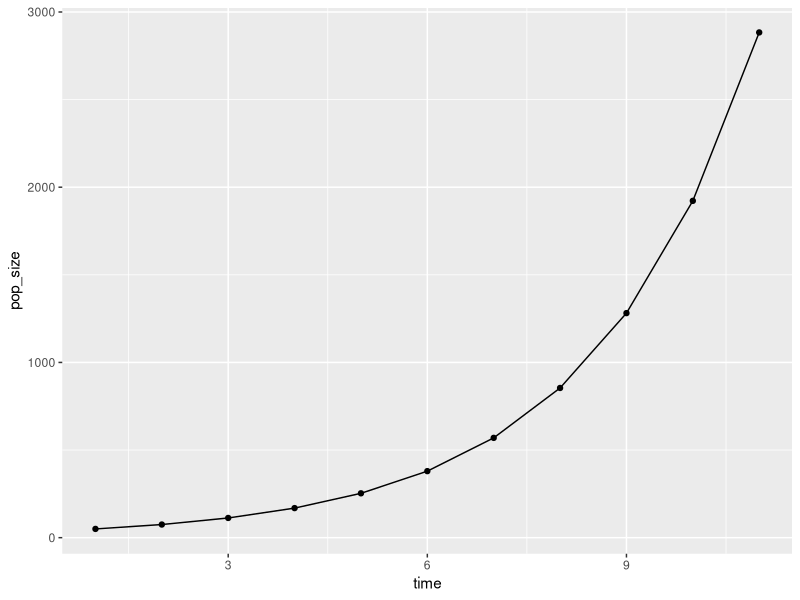
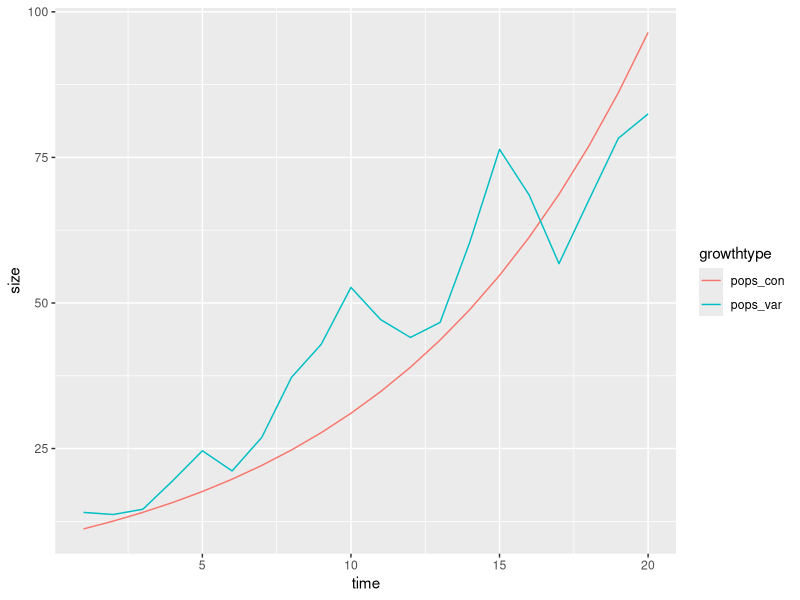
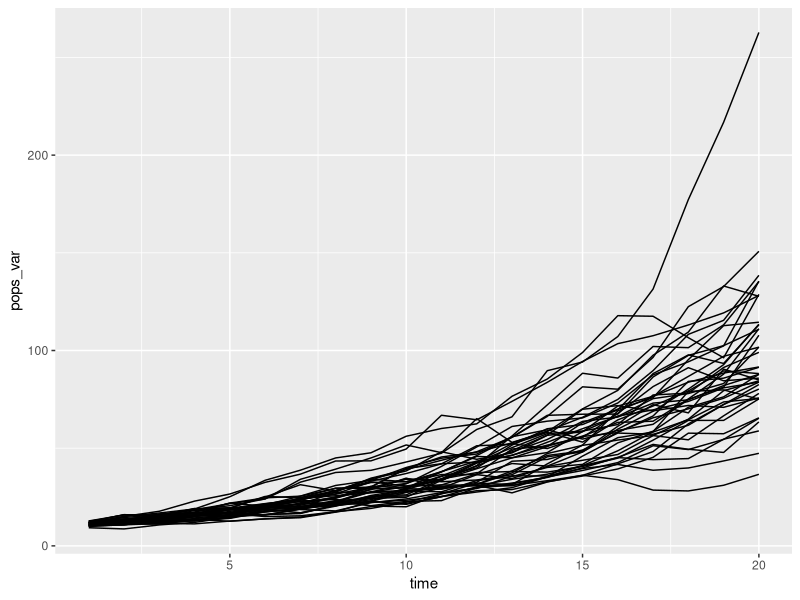
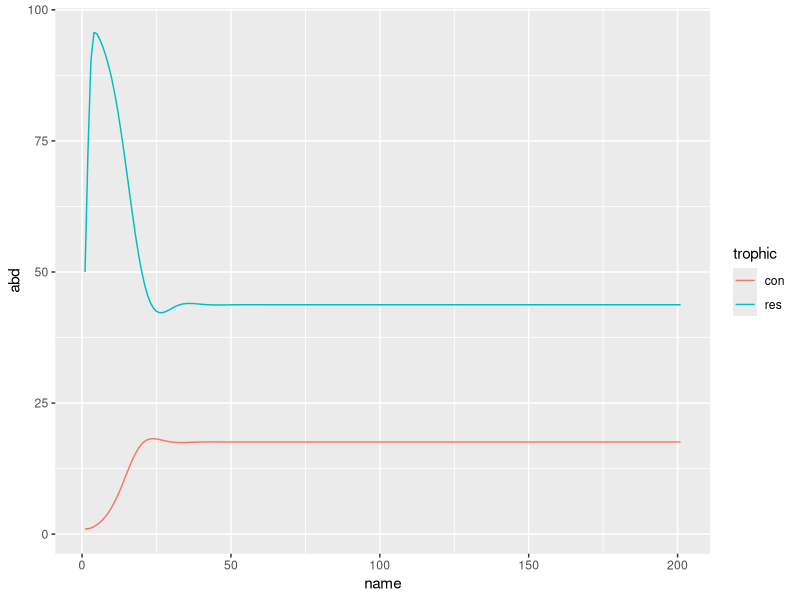

Here is the R script that generated these plots, in order:
## ---- chunk 1
knitr::opts_chunk$set(message = FALSE, cache=TRUE)
## ---- chunk 2
library(purrr)
accumulate(1:10, ~ .x + .y)
## ---- chunk 3
dummy <- numeric(10)
dummy
accumulate(dummy, ~ .* 1.5, .init = 50)
## ---- chunk 4
pop_size <- accumulate(dummy, ~ .* 1.5, .init = 50)
library(ggplot2)
library(dplyr)

data_frame(time = 1:11, pop_size) %>% 
  ggplot(aes(x = time, y = pop_size)) + 
  geom_point() + geom_line()
## ---- chunk 5
exp_growth <- function(lambda, Nt) lambda * Nt 

set.seed(2016-12-01)
pop_functions <- data_frame(time    = 1:20, 
                            lambda_con = 1.12,
                            lambda_var  = 1.12 + rnorm(20, 0, 0.2)) %>% 
  # make a list of functions
  mutate(fns_con = map(lambda_con, ~ partial(exp_growth, lambda = .x, .lazy = FALSE)),
         fns_var = map(lambda_var, ~ partial(exp_growth, lambda = .x, .lazy = FALSE)))

head(pop_functions)
## ---- chunk 6
run_both <- function(.x, .y) .y(.x)
## ---- chunk 7
simulated_growth <- pop_functions %>% 
  mutate(pops_con = accumulate(fns_con, run_both, .init = 10)[-1],
         pops_var = accumulate(fns_var, run_both, .init = 10)[-1])

simulated_growth %>% 
  select(time, starts_with("pops")) %>% 
  tidyr::gather("growthtype", "size", -time) %>% 
  ggplot(aes(x = time, y = size, colour = growthtype)) + geom_line()


rerun(40, {data_frame(time    = 1:20, 
                  lambda_var  = 1.12 + rnorm(20, 0, 0.1)) %>% 
    # make a list of functions
    mutate(fns_var = map(lambda_var, ~ partial(exp_growth, lambda = .x, .lazy = FALSE)),
           pops_var = accumulate(fns_var, run_both, .init = 10)[-1]) %>% 
    select(time,lambda_var, pops_var)}) %>% 
  bind_rows(.id = "sim") %>% 
  ggplot(aes(x = time, y = pops_var, group = sim)) + geom_line()

## ---- chunk 8

res_cons <- function(vec, m, r, K, a, c){
  out1 <- vec[["res"]] * (1 + r * (1 - vec[["res"]] / K ) - vec[["con"]] * a)
  
  out2 <- vec[["con"]] * (1 - m + c * vec[["res"]] * a)
  
  c("res" = out1, "con" = out2)
}


paper_mod <- partial(res_cons, r = 1, K = 100, m = 0.21, c = 0.15, a = 0.032)

library(tidyr)

accumulate(1:200, ~ paper_mod(.x), .init = c("res" = 50, "con" = 1)) %>% 
  tibble::enframe(.) %>% 
  mutate(res = map_dbl(value, "res"),
         con = map_dbl(value, "con")) %>% 
  select(-value) %>%
  gather(trophic, abd, -name) %>% 
  ggplot(aes(x = name, y = abd, colour = trophic)) + geom_line()


